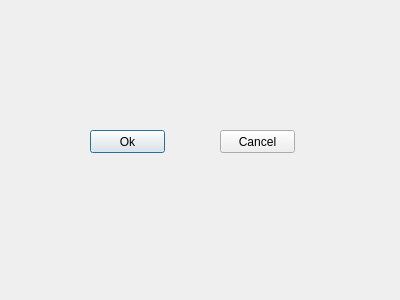
<?xml version="1.0" encoding="UTF-8"?>
<ui version="4.0">
 <class>CustomDialog</class>
 <widget class="QDialog" name="CustomDialog">
  <property name="geometry">
   <rect>
    <x>0</x>
    <y>0</y>
    <width>400</width>
    <height>300</height>
   </rect>
  </property>
  <property name="windowTitle">
   <string>CustomDialog</string>
  </property>
  <widget class="QPushButton" name="pushButton">
   <property name="geometry">
    <rect>
     <x>90</x>
     <y>130</y>
     <width>75</width>
     <height>23</height>
    </rect>
   </property>
   <property name="text">
    <string>Ok</string>
   </property>
  </widget>
  <widget class="QPushButton" name="pushButton_2">
   <property name="geometry">
    <rect>
     <x>220</x>
     <y>130</y>
     <width>75</width>
     <height>23</height>
    </rect>
   </property>
   <property name="text">
    <string>Cancel</string>
   </property>
  </widget>
 </widget>
 <layoutdefault spacing="6" margin="11"/>
 <resources/>
 <connections>
  <connection>
   <sender>pushButton</sender>
   <signal>clicked()</signal>
   <receiver>CustomDialog</receiver>
   <slot>accept()</slot>
   <hints>
    <hint type="sourcelabel">
     <x>117</x>
     <y>118</y>
    </hint>
    <hint type="destinationlabel">
     <x>77</x>
     <y>75</y>
    </hint>
   </hints>
  </connection>
  <connection>
   <sender>pushButton_2</sender>
   <signal>clicked()</signal>
   <receiver>CustomDialog</receiver>
   <slot>reject()</slot>
   <hints>
    <hint type="sourcelabel">
     <x>284</x>
     <y>111</y>
    </hint>
    <hint type="destinationlabel">
     <x>268</x>
     <y>129</y>
    </hint>
   </hints>
  </connection>
 </connections>
</ui>
